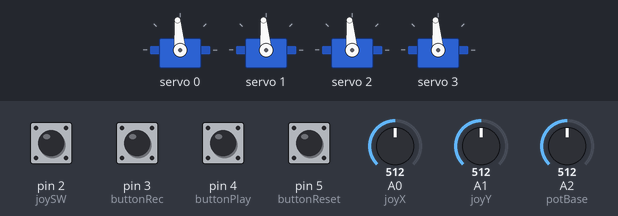
This sketch was run on a simulated Arduino Uno, built with avr-gcc and run on an emulated ATmega328P. Shown: 4 × servo. The inputs (shaded band) are chosen by the test bench; at power-on: pin 2 (joySW), pin 3 (buttonRec), pin 4 (buttonPlay), pin 5 (buttonReset) HIGH, A0 (joyX) = 512, A1 (joyY) = 512, A2 (potBase) = 512.

Above: at 1.2 s.
1.3 s: A0 (joyX) set to 601
2.8 s: A0 (joyX) set to 621
At 5.7 s:
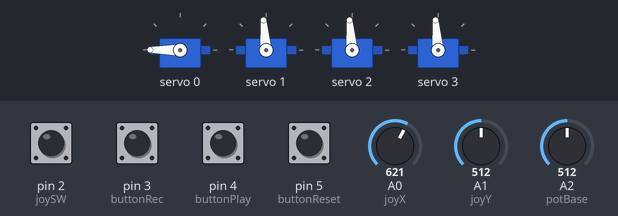
5.8 s: A1 (joyY) set to 606
7.3 s: A1 (joyY) set to 624
At 10.09 s:
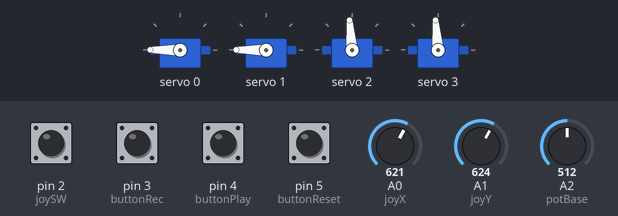
10.3 s: A2 (potBase) set to 716
At 11.2 s:
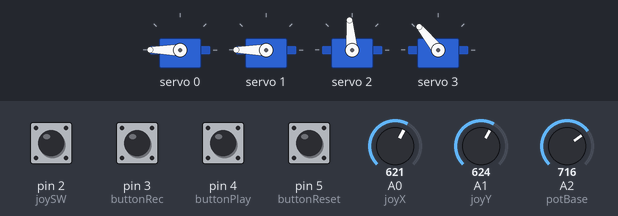
11.8 s: pin 2 (joySW) pulled LOW for 0.15 s
At 12.3 s:
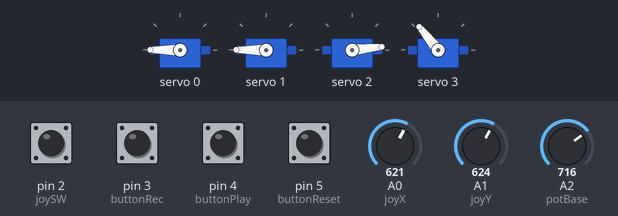
Timing chart, 0 to 14.4 s (numbered marks = the images above; inputs shaded):
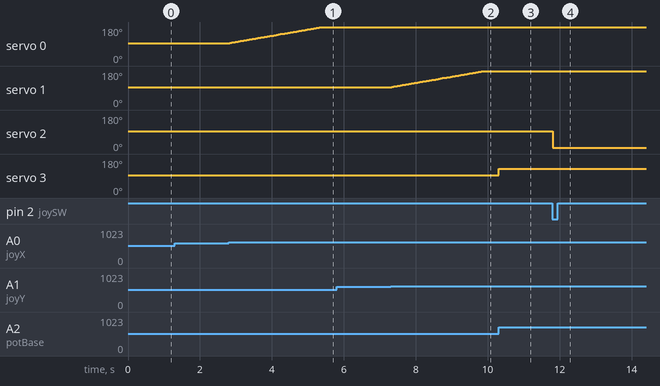

Measured:
- the behaviour switches between 612 and 613 on A0 (joyX) (found by bisection; images 0 and 1)
- the behaviour switches between 612 and 613 on A1 (joyY) (found by bisection; images 1 and 2)
- after the input at 1.3 s, every drawn part: stays the same
- after the input at 2.8 s, servo 0: moves from 95° to 180° over 2.6 s, starting at once
- after the input at 5.8 s, every drawn part: stays the same
- after the input at 7.3 s, servo 1: moves from 95° to 180° over 2.6 s, starting at once
- after the input at 10.3 s, servo 3: 95° → 129° at once
- after the input at 11.8 s, servo 2: 95° → 6° at once

The sketch:

PCA.ino
```cpp
#include <Wire.h>
#include <Adafruit_PWMServoDriver.h>

Adafruit_PWMServoDriver pwm = Adafruit_PWMServoDriver(0x40); // domyślny adres PCA9685

// --- Kanały PCA9685 ---
#define CH_X     0
#define CH_Y     1
#define CH_BTN   2
#define CH_BASE  3

// --- Funkcja do zamiany kąta (0–180°) na wartość PWM ---
int angleToPulse(int angle) {
  int pulselen = map(angle, 0, 180, 150, 600);
  return pulselen;
}

// --- Piny wejściowe ---
int joyX = A0;
int joyY = A1;
int joySW = 2;       // joystick przycisk
int buttonRec = 3;   // guzik nagrywania
int buttonPlay = 4;  // guzik odtwarzania
int buttonReset = 5; // guzik resetu pozycji
int potBase = A2;    // potencjometr dla serwa bazowego

// --- Pozycje ---
int posX = 90;
int posY = 90;
int posBase = 90;
int deadZone = 100;

// --- Tablice do zapisu sekwencji ---
int seqX[200];
int seqY[200];
int seqBtn[200];
int seqBase[200];
int stepCount = 0;
bool recording = false;
bool playing = false;

// --- obsługa toggle przycisków ---
bool lastRecState = HIGH;
bool lastPlayState = HIGH;
bool lastResetState = HIGH;

// --- toggle joystick button ---
bool btnState = false;
bool lastJoySWState = HIGH;

// --- odtwarzanie sekwencji ---
int playIndex = 0;
unsigned long lastPlayTime = 0;
int playDelay = 100;

// --- sterowanie serwami w trybie joysticka ---
unsigned long lastMoveTime = 0;
int moveInterval = 30;// ten parametr określa jak szybkoo poruszają się sewapoaz bazą w reakcji na joyatick

void setup() {
  Wire.begin();
  pwm.begin();
  pwm.setPWMFreq(60); // serwa standard 50–60Hz

  pinMode(joySW, INPUT_PULLUP);
  pinMode(buttonRec, INPUT_PULLUP);
  pinMode(buttonPlay, INPUT_PULLUP);
  pinMode(buttonReset, INPUT_PULLUP);

  // ustaw pozycje startowe
  setServo(CH_X, posX);
  setServo(CH_Y, posY);
  setServo(CH_BTN, 90);
  setServo(CH_BASE, posBase);
}

void loop() {
  unsigned long currentTime = millis();

  // --- JOYSTICK BUTTON toggle ---
  bool currentJoySW = digitalRead(joySW);
  if (lastJoySWState == HIGH && currentJoySW == LOW) {
    btnState = !btnState;
    setServo(CH_BTN, btnState ? 0 : 90);
    delay(200);
  }
  lastJoySWState = currentJoySW;

  // --- RECORD toggle ---
  bool currentRecState = digitalRead(buttonRec);
  if (lastRecState == HIGH && currentRecState == LOW) {
    if (!recording) {
      stepCount = 0;
      recording = true;
    } else {
      recording = false;
    }
    delay(200);
  }
  lastRecState = currentRecState;

  // --- PLAY toggle ---
  bool currentPlayState = digitalRead(buttonPlay);
  if (lastPlayState == HIGH && currentPlayState == LOW) {
    if (!playing) {
      playing = true;
      playIndex = 0;
    } else {
      playing = false;
    }
    delay(200);
  }
  lastPlayState = currentPlayState;

  // --- RESET pozycji ---
  bool currentResetState = digitalRead(buttonReset);
  if (lastResetState == HIGH && currentResetState == LOW) {
    posX = 90;
    posY = 90;
    posBase = 90;
    btnState = false;
    setServo(CH_X, posX);
    setServo(CH_Y, posY);
    setServo(CH_BTN, 90);
    setServo(CH_BASE, posBase);
    delay(200);
  }
  lastResetState = currentResetState;

  // --- Tryb nagrywania ---
  if (recording) {
    sterowanieJoystickiem(currentTime);
    sterowanieBaza();

    if (stepCount < 200 && (currentTime - lastPlayTime >= playDelay)) {
      seqX[stepCount] = posX;
      seqY[stepCount] = posY;
      seqBtn[stepCount] = (btnState ? 0 : 90);
      seqBase[stepCount] = posBase;
      stepCount++;
      lastPlayTime = currentTime;
    }
  }
  // --- Tryb odtwarzania ---
  else if (playing) {
    if (currentTime - lastPlayTime >= playDelay) {
      if (playIndex < stepCount) {
        setServo(CH_X, seqX[playIndex]);
        setServo(CH_Y, seqY[playIndex]);
        setServo(CH_BTN, seqBtn[playIndex]);
        setServo(CH_BASE, seqBase[playIndex]);
        playIndex++;
      } else {
        playing = false;
      }
      lastPlayTime = currentTime;
    }
  }
  // --- Tryb normalny ---
  else {
    sterowanieJoystickiem(currentTime);
    sterowanieBaza();
  }
}

// --- Sterowanie joystickiem ---
void sterowanieJoystickiem(unsigned long currentTime) {
  if (currentTime - lastMoveTime >= moveInterval) {
    int valX = analogRead(joyX);
    if (valX < (512 - deadZone)) { posX--; if (posX < 0) posX = 0; }
    else if (valX > (512 + deadZone)) { posX++; if (posX > 180) posX = 180; }
    setServo(CH_X, posX);

    int valY = analogRead(joyY);
    if (valY < (512 - deadZone)) { posY--; if (posY < 0) posY = 0; }
    else if (valY > (512 + deadZone)) { posY++; if (posY > 180) posY = 180; }
    setServo(CH_Y, posY);

    lastMoveTime = currentTime;
  }
}

// --- Sterowanie bazą potencjometrem ---
void sterowanieBaza() {
  int potValue = analogRead(potBase);
  posBase = map(potValue, 0, 1023, 0, 180);
  setServo(CH_BASE, posBase);
}

// --- Funkcja sterująca serwem przez PCA9685 ---
void setServo(uint8_t channel, int angle) {
  pwm.setPWM(channel, 0, angleToPulse(angle));
}
```
